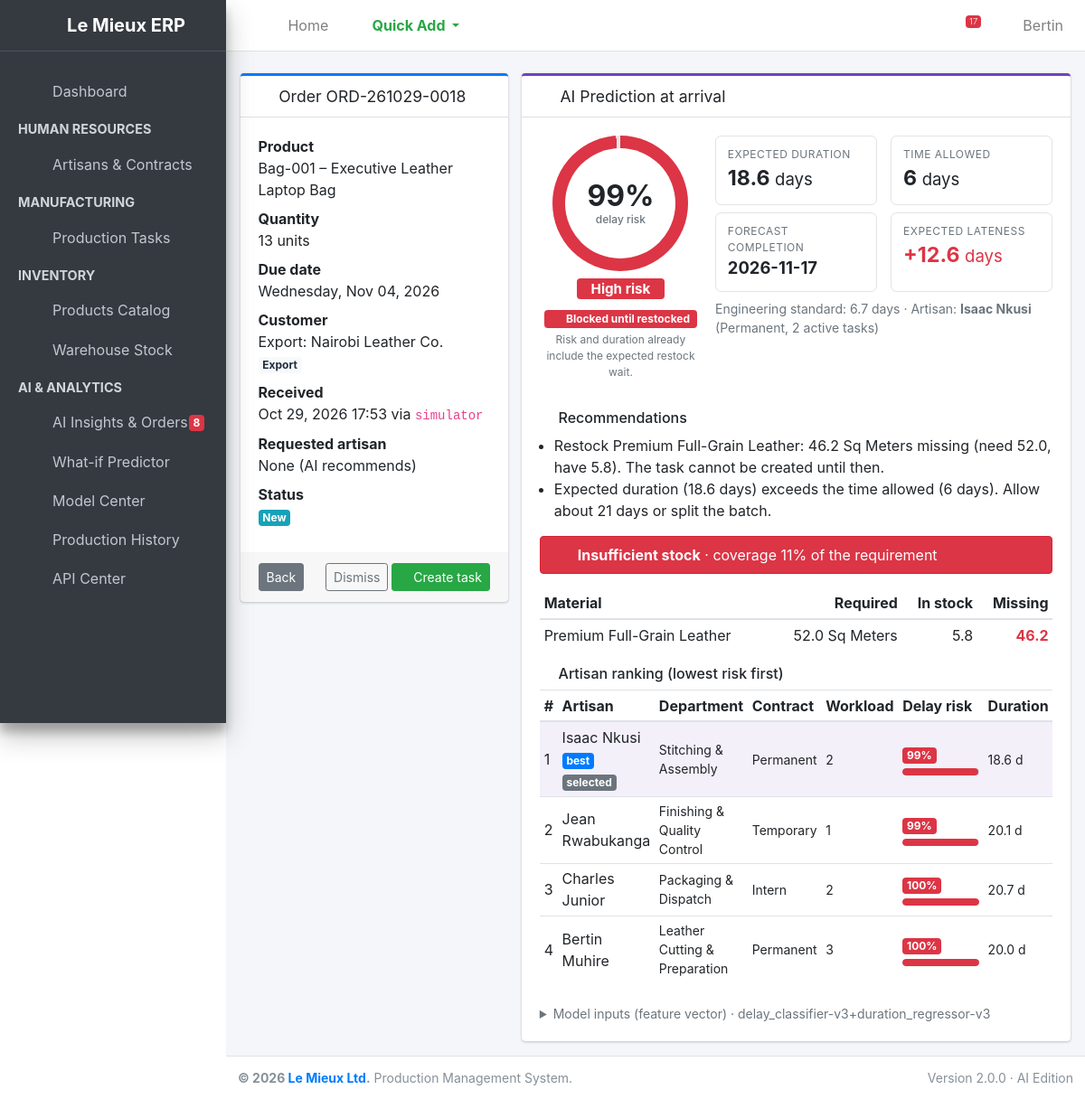
Page /analytics/orders/26/ (signed in) on the earlier database version.
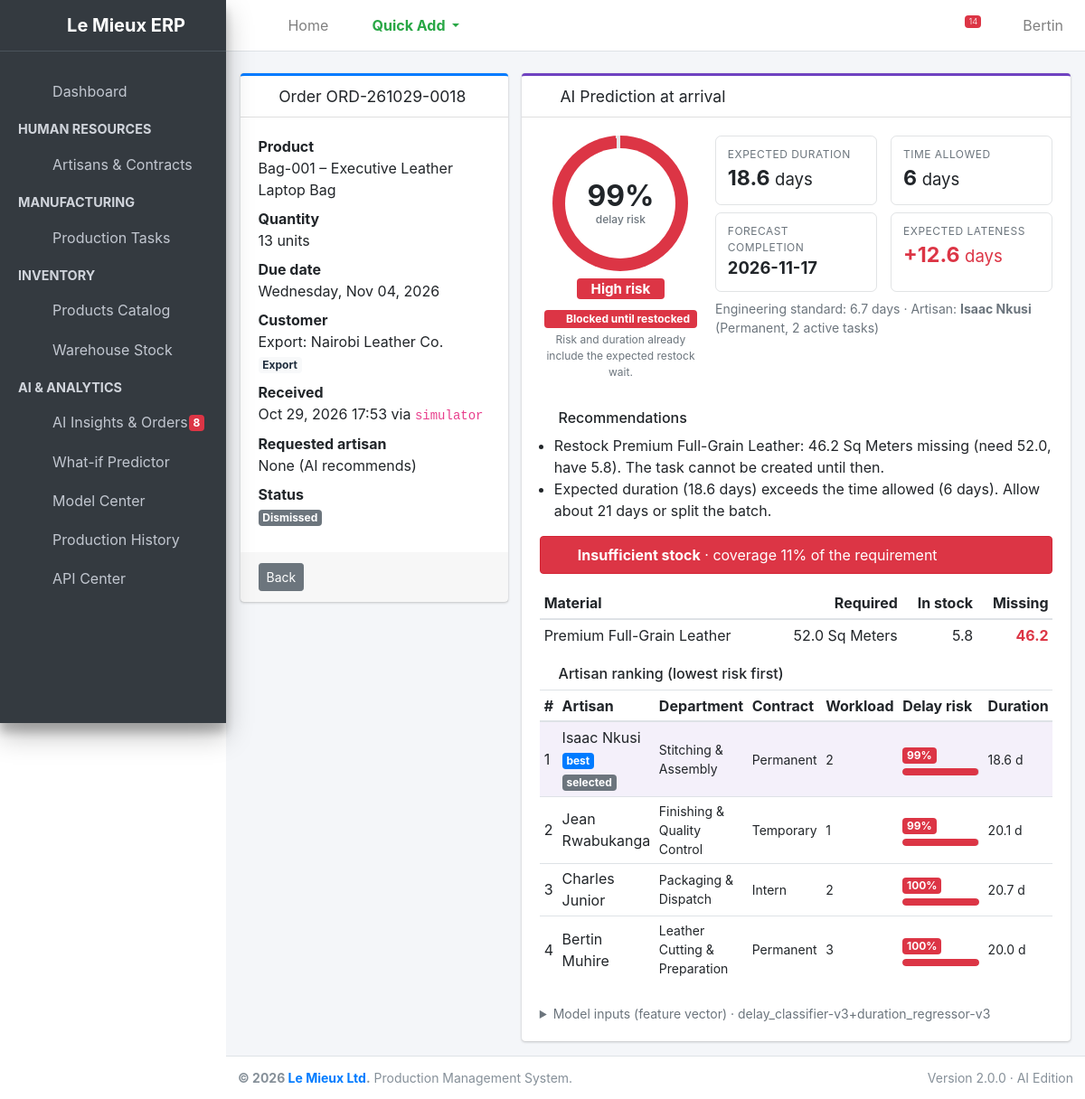
Same page on the later database version.
### analytics/views.py (the view)
# urls.py: path("orders/<int:pk>/", views.order_detail, name="order_detail"),
@login_required
def order_detail(request, pk):
    order = get_object_or_404(IncomingOrder.objects.select_related("product", "converted_task"), pk=pk)
    return render(request, "analytics/order_detail.html", {"order": order, "p": order.prediction or {}})

### analytics/templatetags/analytics_tags.py (called while the page is built)
@register.filter
def risk_badge(level):
    return RISK_BADGE.get(level or "", "secondary")

@register.filter
def pct(value):
    try:
        return f"{round(float(value) * 100)}%"
    except (TypeError, ValueError):
        return "-"

### production/models.py (called while the page is built)
    @property
    def is_overdue(self):
        if self.due_date and self.status != 'Completed':
            return self.due_date < datetime.date.today()
        return False

### analytics/templates/analytics/order_detail.html (shortened to what this page needs)
{% extends 'base.html' %}
{% load analytics_tags %}
{% block content %}
<div class="row">
    <div class="col-lg-4">
        <div class="card card-primary card-outline">
            <div class="card-header"><h3 class="card-title"><i class="fas fa-file-invoice mr-1"></i> Order {{ order.reference }}</h3></div>
            <div class="card-body">
                <dl class="mb-0">
                    <dt>Product</dt><dd>{{ order.product_code }} &ndash; {{ order.product.name|default:"(deleted)" }}</dd>
                    <dt>Quantity</dt><dd>{{ order.quantity }} units</dd>
                    <dt>Due date</dt><dd>{{ order.due_date|date:"l, M d, Y" }}</dd>
                    <dt>Customer</dt><dd>{{ order.customer|default:"-" }} <span class="badge badge-light">{{ order.channel }}</span></dd>
                    <dt>Received</dt><dd>{{ order.received_at|date:"M d, Y H:i" }} via <code>{{ order.source }}</code></dd>
                    <dt>Requested artisan</dt><dd>{{ order.requested_artisan|default:"None (AI recommends)" }}</dd>
                    <dt>Status</dt>
                    <dd>{% if order.status == 'Converted' %}<span class="badge badge-success">Converted</span>
                        &rarr; <a href="{% url 'production:task_detail' order.converted_task_id %}">TSK-{{ order.converted_task_id }}</a>
                        {% elif order.status == 'Dismissed' %}<span class="badge badge-secondary">Dismissed</span>
                        {% else %}<span class="badge badge-info">New</span>{% endif %}</dd>
                </dl>
            </div>
            <div class="card-footer">
                <a href="{% url 'analytics:insights' %}" class="btn btn-secondary btn-sm">Back</a>
                {% if request.user.is_staff and order.status == 'New' %}
                <a href="{% url 'analytics:order_convert' order.pk %}" class="btn btn-success btn-sm float-right ml-1"><i class="fas fa-industry"></i> Create task</a>
                <form method="post" action="{% url 'analytics:order_dismiss' order.pk %}" class="d-inline float-right">
                    {% csrf_token %}<button class="btn btn-outline-secondary btn-sm">Dismiss</button>
                </form>
                {% endif %}
            </div>
        </div>
    </div>
    <div class="col-lg-8">
        <div class="card card-outline card-purple">
            <div class="card-header"><h3 class="card-title"><i class="fas fa-brain text-purple mr-1"></i> AI Prediction at arrival</h3></div>
            <div class="card-body">
                {% if p.delay_probability is not None %}
                    {% include 'analytics/_prediction_result.html' %}
                {% else %}
                    <p class="text-muted mb-0">No prediction stored for this order.</p>
                {% endif %}
            </div>
        </div>
    </div>
</div>
{% endblock %}

### templates/base.html (shortened to what the changed rows need)
{% load static %}
<!DOCTYPE html>
<html lang="en">
<head>
    <link rel="stylesheet" href="{% static 'plugins/fontawesome-free/css/all.min.css' %}">
    <link rel="stylesheet" href="{% static 'dist/css/adminlte.min.css' %}">
    <link rel="stylesheet" href="{% static 'analytics/analytics.css' %}">
</head>
<body class="hold-transition sidebar-mini layout-fixed">
<div class="wrapper">
    <nav class="main-header navbar navbar-expand navbar-white navbar-light">
        <ul class="navbar-nav ml-auto">
            <li class="nav-item dropdown">
                <a class="nav-link" data-toggle="dropdown" href="#" title="System Alerts">
                    {% if nav_alerts.total %}<span class="badge badge-danger navbar-badge">{{ nav_alerts.total }}</span>{% endif %}
                </a>
            </li>
        </ul>
    </nav>
    <div class="content-wrapper">
        <section class="content pt-4">
            <div class="container-fluid">
                {% block content %}
                {% endblock %}
            </div>
        </section>
    </div>
</div>
</body>
</html>

Differences in the rows shown:
changed IncomingOrder "ORD-261029-0018": status "New" → "Dismissed" (drawn)
Other differences:
{{ nav_alerts.total }}: "17" → "14"
text no longer shown: "New Create task Dismiss"
text now shown: "Dismissed"
